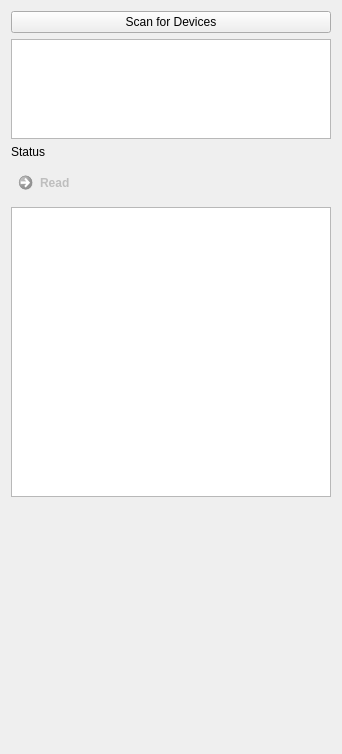
<?xml version="1.0" encoding="UTF-8"?>
<ui version="4.0">
 <class>BluetoothForm</class>
 <widget class="QWidget" name="BluetoothForm">
  <property name="geometry">
   <rect>
    <x>0</x>
    <y>0</y>
    <width>338</width>
    <height>754</height>
   </rect>
  </property>
  <property name="windowTitle">
   <string>Form</string>
  </property>
  <layout class="QGridLayout" name="gridLayout">
   <item row="0" column="0">
    <widget class="QPushButton" name="pushButton">
     <property name="text">
      <string>Scan for Devices</string>
     </property>
    </widget>
   </item>
   <item row="2" column="0">
    <widget class="QLabel" name="status">
     <property name="text">
      <string>Status</string>
     </property>
    </widget>
   </item>
   <item row="3" column="0">
    <widget class="QCommandLinkButton" name="commandLinkButton">
     <property name="enabled">
      <bool>false</bool>
     </property>
     <property name="text">
      <string>Read</string>
     </property>
    </widget>
   </item>
   <item row="4" column="0">
    <widget class="QListWidget" name="lastList"/>
   </item>
   <item row="1" column="0">
    <widget class="QListWidget" name="deviceList">
     <property name="maximumSize">
      <size>
       <width>16777215</width>
       <height>100</height>
      </size>
     </property>
    </widget>
   </item>
   <item row="5" column="0">
    <widget class="QLabel" name="preview">
     <property name="minimumSize">
      <size>
       <width>320</width>
       <height>240</height>
      </size>
     </property>
     <property name="text">
      <string/>
     </property>
     <property name="scaledContents">
      <bool>true</bool>
     </property>
    </widget>
   </item>
  </layout>
 </widget>
 <resources/>
 <connections/>
</ui>
